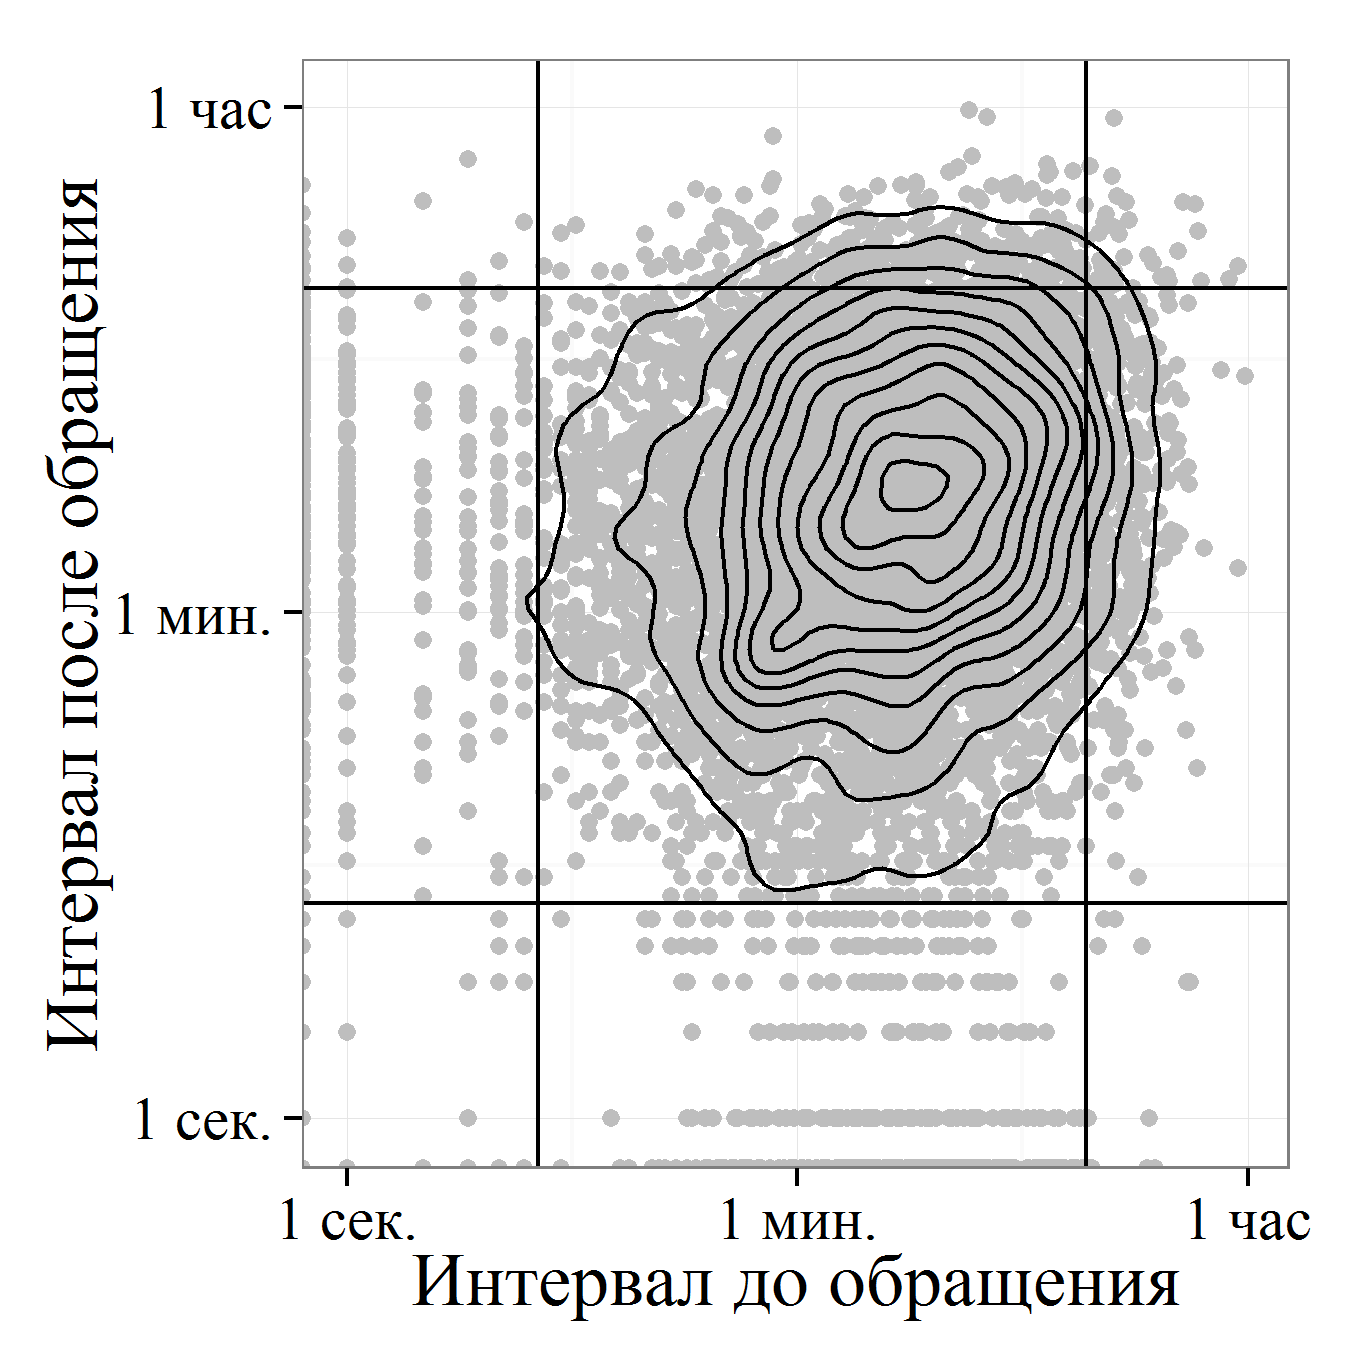

R code for this plot:
library(ggplot2)
library(scales)
library(readxl)
library(extrafont)

# Подготовка данных
xls.data<-read_excel("datafile.xlsx")
mydata<-xls.data[,c(1,3,9,15)]
mydata[is.na(mydata[,2]),2]<-0
mydata[is.na(mydata[,3]),3]<-0
mydata[,3]<-as.factor(mydata[,3])
max.idx<-nrow(mydata)
mydata<-mydata[order(mydata$created),]
lag<-as.numeric(diff(mydata$created))
graph<-data.frame(x=lag[1:(max.idx-2)],y=lag[2:(max.idx-1)], hour=as.numeric(format(mydata$created[2:(max.idx-1)],"%H")),
                  wd=as.numeric(format(mydata$created[2:(max.idx-1)],"%u")))
test<-subset(graph,wd>1 & wd<6 & hour>11 & hour<15)
UCL<-function(x,alpha=0.05) log(alpha/2)/log(1-1/x)-1
LCL<-function(x,alpha=0.05) log(1-alpha/2)/log(1-1/x)
# Построение графика
#font_import()
g<-ggplot(test,aes(x=x,y=y))+
  geom_point(col="grey")+
  scale_x_log10(breaks=c(1,60,3600,3600*24),
                labels=c("1 cек.","1 мин.",  "1 час", "1 сутки"))+
  scale_y_log10(breaks=c(1,60,3600,3600*24),
                labels=c("1 cек.","1 мин.", "1 час", "1 сутки"))+
  stat_density2d(col="black")+
  geom_hline(aes(yintercept=c(LCL(mean(test$x)),UCL(mean(test$x)))))+
  geom_vline(aes(xintercept=c(LCL(mean(test$x)),UCL(mean(test$x)))))+
  labs(x="Интервал до обращения",y="Интервал после обращения") 
g+theme_bw()+theme(text=element_text(size=18,family="Times New Roman"))

ggsave("Pic6.png",width=4.5,height=4.5,dpi=300)

